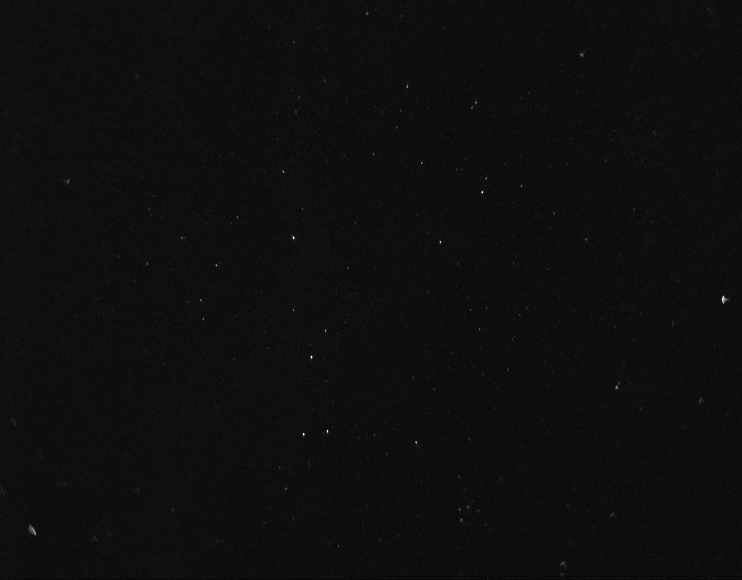
//> input picture 1-Reading-Images/img.png, 742 x 580 px
$ ./main ../1-Reading-Images/img.png ../1-Reading-Images/img.png   (built with g++ and OpenCV 4)
//> lines starting //> are read from the running program, lines starting //| are printed output that depends on the picture; after the words box and inside, x2 and y2 are one past the last pixel; in counts of white or black regions, pixels touching at a corner belong together
#include <iostream>
#include <stdio.h>
#include <stdlib.h>
#include <opencv2/opencv.hpp>
#include <string.h>


using namespace std;
using namespace cv;


void ROIs(const char *, const char *);


int main(int argc, char ** argv) {
    const char * imgName = argv[1];
    const char * binName = argv[2];
    ROIs(imgName, binName);

    return 0;
}


/// ////////////////////////////////////////////////////
/// ////////////////////////////////////////////////////


void ROIs(const char * imgName, const char * binName) {
//> called with imgName = "../1-Reading-Images/img.png", binName = "../1-Reading-Images/img.png"
    /// /////////////////////////////////////////////////////////////////////////////////////////
    ///                                INPUT (a binary image)                                 ///
    /// /////////////////////////////////////////////////////////////////////////////////////////
    Mat img, bin;
    img = imread(imgName, CV_LOAD_IMAGE_GRAYSCALE);      // Binary Image
//> img is the input picture: 580 rows x 742 cols, CV_8UC1; min 2, max 255, mean 14.4
    bin = imread(binName, CV_LOAD_IMAGE_GRAYSCALE);      // Original Image

    Mat bincpy = bin.clone();                            // Copy used by 'findContour'

    blur(bincpy, bincpy, CvSize(3, 3));                  /// Improves finding of centroids but must
                                                         /// be done before thresholding.


    /// /////////////////////////////////////////////////////////////////////////////////////////
    ///                                    FIND CONTOURS                                      ///
    /// /////////////////////////////////////////////////////////////////////////////////////////

	vector<vector<Point> > contours;                     // vector of vectors of Point --> Table of x and y coordinates
	vector<Vec4i> hierarchy;                             // vector of Vec4i (a 4D vector of integers) -- Not used...

	findContours(bincpy, contours, hierarchy, CV_RETR_TREE, CV_CHAIN_APPROX_NONE, Point(0, 0));
//> contours = 1 contour; box (x1, y1, x2, y2) and area: (0, 0, 742, 580) 429039

	/// NOTE: Probably hierarchy and the point in the last argument can be omitted.


    /// /////////////////////////////////////////////////////////////////////////////////////////
    ///   COMPUTE MOMENTS FOR EACH CONTOURS AND EXTRACT ONLY THE NORMALIZED 1ST ORDER MOMENTS ///
    /// /////////////////////////////////////////////////////////////////////////////////////////

    int N = contours.size();                              // Easier and less confusing to use N than calling the method every time
//> N = 1

    //                      COUNT THE CONTOURS THAT HAVE ENOUGH POINTS

    /// NOTE: Tests determined that 5 points is the minimum to be sure that moments can be
    ///       computed correctly
    int K = 0;
    for(int i = 0; i < N; i++) {
        if (contours[i].size() >= 5)
            K++;
        ///                  FOR DEBUGGING:
        /// Display for each contour the number of points and the value of K
        /// printf("%5d     ", contours[i].size());
        /// printf("%d\n", K);
    }
//> this loop made 1 pass
//> K on pass 1: 1
//> after the loop, K = 1

    //                                   RECAP OF THE COUNT

    cout << endl << "Total number of objects: " << N << endl;
//| Total number of objects: 1
    cout << endl << "Number of useful objects: " << K << endl;
//| Number of useful objects: 1


    //                       FOR EACH USEFUL CONTOUR DETERMINES ALL MOMENTS

    vector<Moments> mmnts(K);                              // Vector of objects of 'Moments'
//> mmnts = 1 item

    /// Keep the following 4 instructionS in mind and read the note below...
    int j = 0;
    for(int i = 0; i < N; i++)
        if (contours[i].size() >= 5)
            mmnts[j++] = moments(contours[i], false);
//> this loop made 1 pass
//> after the loop, j = 1


    //                                NORMALIZED FIRST MOMENTS

    /// NOTE: Necessary because the class 'Moments' doesn't have normalized first moments...
	vector<Point2f> norm1stMoments(K);
//> norm1stMoments = 1 Point (x, y): [0, 0]

	for (int i = 0; i < K; i++)
        norm1stMoments[i] = Point2f((mmnts[i].m10 / mmnts[i].m00), (mmnts[i].m01 / mmnts[i].m00));
//> this loop made 1 pass


	/// NOTE: exactly the same for cycle is repeated twice: first, to compute K, and a second time to
	///       calculate the moments. In the present implementation this is necessary because the value
	///       K is used to declare 'mmnts'.
	///       The most elegant (and probably correct) method is allocating dynamically 'mmnts'.


    /// /////////////////////////////////////////////////////////////////////////////////////////
    ///                         SCAN THROUGH COORDINATES OF EACH CONTOUR                      ///
    /// /////////////////////////////////////////////////////////////////////////////////////////

    // These are used to form the name of the ROI images.
    string name = "IMG";
	string sufix = ".png";
	char numstr[21];
	string result = "test";
	int n = 0;

	int X = bin.cols, Y = bin.rows;                        // Image sizes
//> X = 742; Y = 580
	int S = 10;                                            // Half side of the ROI


	/// ///////////////   FOR DEBUGGING
    // Show which objects have been "seen" from the original image
    IplImage * imgcpy = cvLoadImage(imgName, CV_LOAD_IMAGE_GRAYSCALE);
	IplImage * I = cvCreateImage(cvGetSize(imgcpy), IPL_DEPTH_8U, 3);
    cvCvtColor(imgcpy, I, COLOR_GRAY2RGB);
    unsigned short A = 8;
    /// ////////////////


	for (int i = 0; i < K; i++) {
        // Discard ROIs that fall out of the image
        if(norm1stMoments[i].x - S >= 0 && norm1stMoments[i].y - S >= 0 && norm1stMoments[i].x + S < X && norm1stMoments[i].y + S < Y) {
			//________________________________________________________________________________________________________________________TO DO
            /// - CHECKS: BRIGHTNESS, SATURATION, SHAPE, MULTIPLICITY
            /// - CREATE IMAGES ONLY FOR THOSE ROIs THAT PASS THE PREVIOUS CHECKS

			//
			// Ensure a coherent numeration (i.e. Use 'n' instead of 'i' as part of the name)
			sprintf(numstr, "%d", n);
			result = name + numstr + sufix;
            // Definition of ROI
            Rect rect(norm1stMoments[i].x - S, norm1stMoments[i].y - S, 2*S, 2*S);
            // Creation of ROI image with reasonable size
            /// NOTE: resizing may not be allowed because it adds data to the original
            Mat Roi;
            resize(img(rect), Roi, Size(400,400), 1, 1, INTER_LANCZOS4);

			imwrite(result, Roi);
			Roi.release();

			/// //////////////////////   FOR DEBUGGING
			cvCircle(I, cvPoint(norm1stMoments[i].x,norm1stMoments[i].y), A, cvScalar(255,0,255), 1, 4);
			/// //////////////////////
			n++;
        }
        else
            cout << "Discarded:  " << norm1stMoments[i] << endl;


	}
//> this loop made 1 pass
//> (rect, n) on pass 1: (Rect(360, 279, 20, 20), 1)
//> pass 1, in ROIs, `resize(img(rect), Roi, Size(400,400), 1, 1, INTER_LANCZOS4);`:
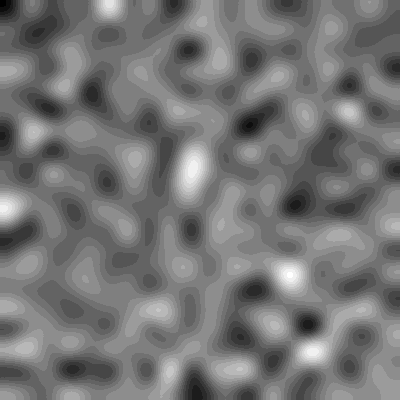
//> Roi: 400 rows x 400 cols, CV_8UC1; min 6, max 24, mean 14.3; drawn with min black and max white
//> after the loop: I: 580 rows x 742 cols, CV_8UC3; 44 pixels changed, all inside (x1, y1, x2, y2) = (362, 281, 379, 298)
//> after the loop, numstr = '0'; n = 1

    /// ////////////////////// FOR DEBUGGING
	cvSaveImage("check.png", I);
	cvReleaseImage(&imgcpy);
	cvReleaseImage(&I);
    /// ////////////////////////

	bin.release();
	img.release();
	bincpy.release();

}
